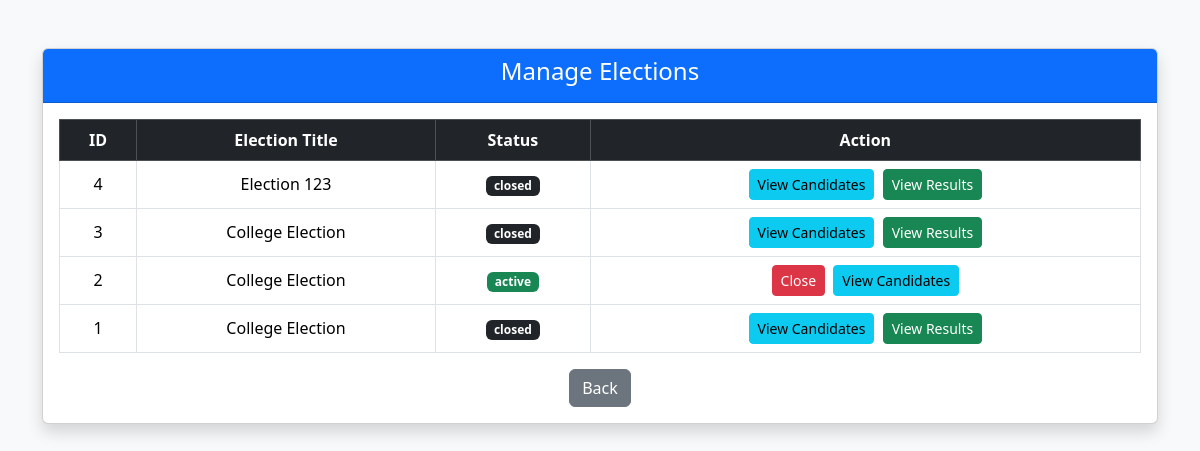
The page /admin/elections (signed in) on the database its author committed.
### tables this page shows
CREATE TABLE elections (
            id INTEGER PRIMARY KEY AUTOINCREMENT,
            title TEXT NOT NULL,
            description TEXT,
            status TEXT CHECK(status IN ('upcoming', 'active', 'closed')) NOT NULL DEFAULT 'upcoming',
            created_by INTEGER NOT NULL
        );

### app.py (the view)
@app.route("/admin/elections")
@login_required
@admin_required
def admin_elections():
    conn = get_db_connection()
    elections = conn.execute(
        "SELECT * FROM elections ORDER BY id DESC"
    ).fetchall()
    conn.close()
    return render_template("admin/manage_elections.html", elections=elections)

### app.py (called while the page is built)
def get_db_connection():
    conn = sqlite3.connect(DATABASE)
    conn.row_factory = sqlite3.Row
    return conn

def login_required(view_func):
    @wraps(view_func)
    def wrapper(*args, **kwargs):
        if "user_id" not in session:
            flash("Please login first", "danger")
            return redirect(url_for("login"))
        return view_func(*args, **kwargs)
    return wrapper

def admin_required(view_func):
    @wraps(view_func)
    def wrapper(*args, **kwargs):
        if "user_id" not in session:
            flash("Please login first", "danger")
            return redirect(url_for("login"))
        if session.get("role") != "admin":
            flash("Admin access required", "danger")
            return redirect(url_for("login"))
        return view_func(*args, **kwargs)
    return wrapper

### templates/admin/manage_elections.html (shortened to what this page needs)
<!DOCTYPE html>
<html lang="en">
<head>
    <link href="https://cdn.jsdelivr.net/npm/bootstrap@5.3.2/dist/css/bootstrap.min.css" rel="stylesheet">
</head>
<body class="bg-light">
<div class="container mt-5">
    <div class="card shadow">
        <div class="card-header bg-primary text-white text-center">
            <h4>Manage Elections</h4>
        </div>
        <div class="card-body">
            {% if elections %}
            <table class="table table-bordered text-center align-middle">
                <thead class="table-dark">
                    <tr>
                        <th>ID</th>
                        <th>Election Title</th>
                        <th>Status</th>
                        <th>Action</th>
                    </tr>
                </thead>
                <tbody>
                    {% for election in elections %}
                    <tr>
                        <td>{{ election.id }}</td>
                        <td>{{ election.title }}</td>
                        <td>
                            <span class="badge
                                {% if election.status == 'upcoming' %}bg-secondary
                                {% elif election.status == 'active' %}bg-success
                                {% else %}bg-dark{% endif %}">
                                {{ election.status }}
                            </span>
                        </td>
                        <td>
                            {% if election.status == "upcoming" %}
                                <form action="/admin/activate-election/{{ election.id }}"
                                    method="post" class="d-inline">
                                    <button class="btn btn-sm btn-primary">Activate</button>
                                </form>
                                <a href="/admin/add-candidate/{{ election.id }}"
                                class="btn btn-sm btn-success ms-1">
                                    Add Candidate
                                </a>
                            {% elif election.status == "active" %}
                                <form action="/admin/close-election/{{ election.id }}"
                                    method="post" class="d-inline">
                                    <button class="btn btn-sm btn-danger">Close</button>
                                </form>
                                <a href="/admin/election/{{ election.id }}/candidates"
                                class="btn btn-sm btn-info ms-1">
                                    View Candidates
                                </a>
                            {% else %}
                                <a href="/admin/election/{{ election.id }}/candidates"
                                class="btn btn-sm btn-info">
                                    View Candidates
                                </a>
                                <a href="{{ url_for('admin_results', election_id=election.id) }}"
                                class="btn btn-sm btn-success ms-1">
                                    View Results
                                </a>
                            {% endif %}
                        </td>
                    </tr>
                    {% endfor %}
                </tbody>
            </table>
            {% else %}
                <p class="text-center text-muted">No elections created yet.</p>
            {% endif %}
            <div class="text-center mt-3">
                <a href="/admin" class="btn btn-secondary">Back</a>
            </div>
        </div>
    </div>
</div>
</body>
</html>

### rows shown on the page
elections: id "4", title "Election 123", status "closed"
elections: id "3", title "College Election", status "closed"
elections: id "2", title "College Election", status "active"
elections: id "1", title "College Election", status "closed"
